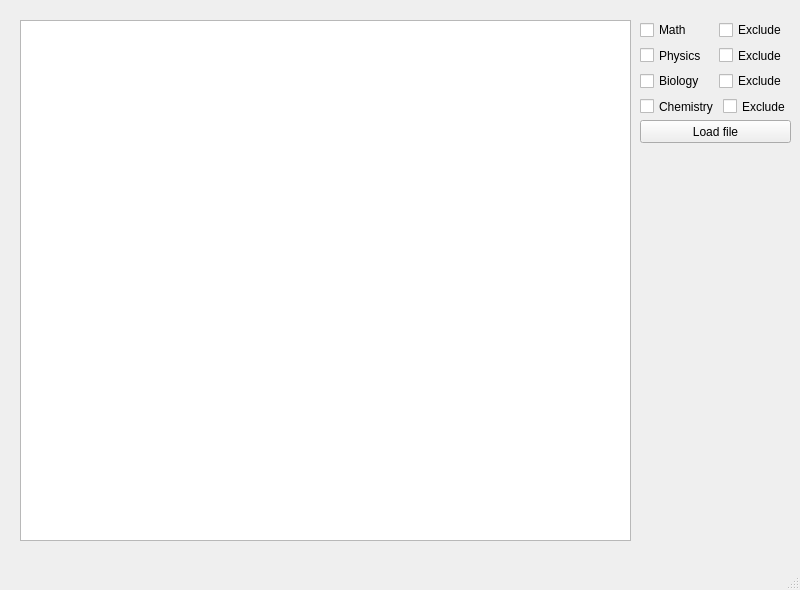
<?xml version="1.0" encoding="UTF-8"?>
<ui version="4.0">
 <class>MainWindow</class>
 <widget class="QMainWindow" name="MainWindow">
  <property name="geometry">
   <rect>
    <x>0</x>
    <y>0</y>
    <width>800</width>
    <height>590</height>
   </rect>
  </property>
  <property name="windowTitle">
   <string>MainWindow</string>
  </property>
  <widget class="QWidget" name="centralwidget">
   <widget class="QListView" name="studentsList">
    <property name="geometry">
     <rect>
      <x>20</x>
      <y>20</y>
      <width>611</width>
      <height>521</height>
     </rect>
    </property>
    <property name="editTriggers">
     <set>QAbstractItemView::NoEditTriggers</set>
    </property>
   </widget>
   <widget class="QPushButton" name="fileLoaderButton">
    <property name="geometry">
     <rect>
      <x>640</x>
      <y>120</y>
      <width>151</width>
      <height>23</height>
     </rect>
    </property>
    <property name="text">
     <string>Load file</string>
    </property>
   </widget>
   <widget class="QWidget" name="verticalLayoutWidget">
    <property name="geometry">
     <rect>
      <x>640</x>
      <y>20</y>
      <width>151</width>
      <height>96</height>
     </rect>
    </property>
    <layout class="QVBoxLayout" name="verticalLayout">
     <item>
      <layout class="QHBoxLayout" name="horizontalLayout">
       <item>
        <widget class="QCheckBox" name="MathCheckbox">
         <property name="text">
          <string>Math</string>
         </property>
         <property name="tristate">
          <bool>false</bool>
         </property>
        </widget>
       </item>
       <item>
        <widget class="QCheckBox" name="MathCheckboxExclude">
         <property name="text">
          <string>Exclude</string>
         </property>
        </widget>
       </item>
      </layout>
     </item>
     <item>
      <layout class="QHBoxLayout" name="horizontalLayout_6">
       <item>
        <widget class="QCheckBox" name="PhysicsCheckbox">
         <property name="text">
          <string>Physics</string>
         </property>
         <property name="tristate">
          <bool>false</bool>
         </property>
        </widget>
       </item>
       <item>
        <widget class="QCheckBox" name="PhysicsCheckboxExclude">
         <property name="text">
          <string>Exclude</string>
         </property>
        </widget>
       </item>
      </layout>
     </item>
     <item>
      <layout class="QHBoxLayout" name="horizontalLayout_7">
       <item>
        <widget class="QCheckBox" name="BiologyCheckbox">
         <property name="text">
          <string>Biology</string>
         </property>
         <property name="tristate">
          <bool>false</bool>
         </property>
        </widget>
       </item>
       <item>
        <widget class="QCheckBox" name="BiologyCheckboxExclude">
         <property name="text">
          <string>Exclude</string>
         </property>
        </widget>
       </item>
      </layout>
     </item>
     <item>
      <layout class="QHBoxLayout" name="horizontalLayout_5">
       <item>
        <widget class="QCheckBox" name="ChemistryCheckbox">
         <property name="text">
          <string>Chemistry</string>
         </property>
         <property name="tristate">
          <bool>false</bool>
         </property>
        </widget>
       </item>
       <item>
        <widget class="QCheckBox" name="ChemistryCheckboxExclude">
         <property name="text">
          <string>Exclude</string>
         </property>
        </widget>
       </item>
      </layout>
     </item>
    </layout>
   </widget>
  </widget>
  <widget class="QMenuBar" name="menubar">
   <property name="geometry">
    <rect>
     <x>0</x>
     <y>0</y>
     <width>800</width>
     <height>21</height>
    </rect>
   </property>
  </widget>
  <widget class="QStatusBar" name="statusbar"/>
 </widget>
 <resources/>
 <connections/>
</ui>
